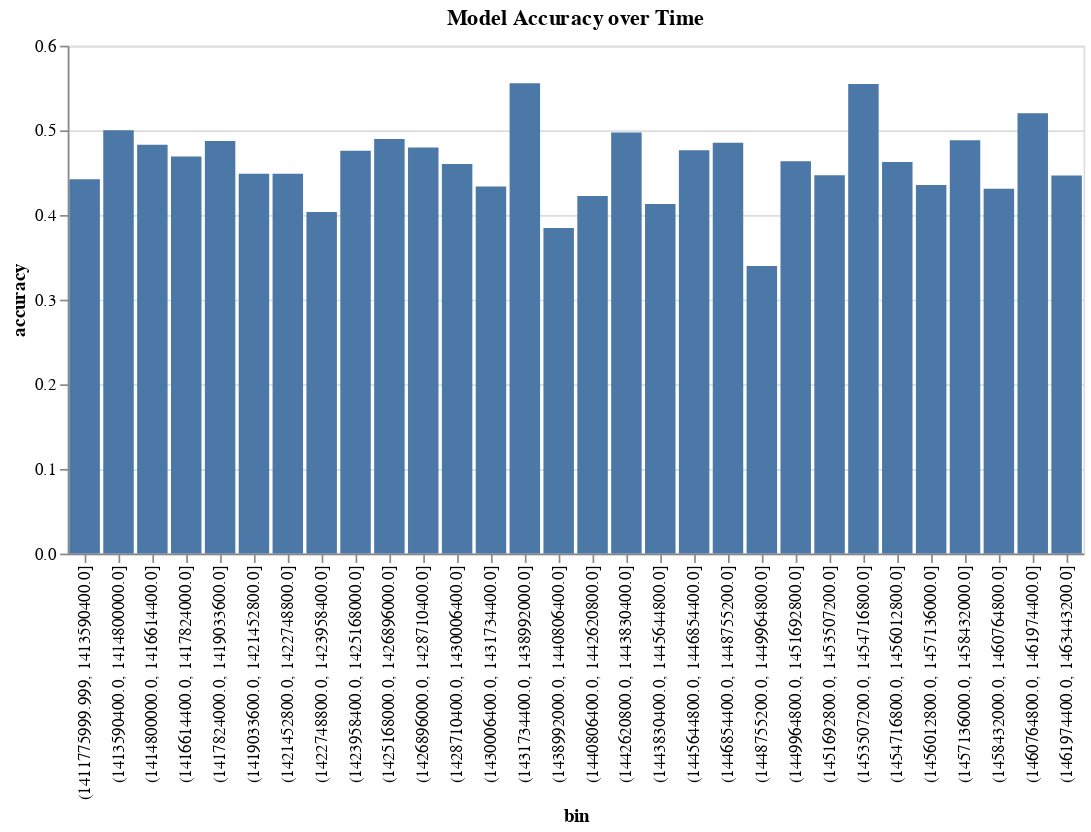

Notebook source saved alongside this figure:
### Code cell
alt.Chart(binned).mark_bar().encode(
    x='bin',
    y='accuracy',
).properties(title='Model Accuracy over Time')

### Figure 1 — Vega-Lite specification as saved in the notebook (floating-point values rounded to 4 significant figures)
{"config": {"view": {"continuousWidth": 300, "continuousHeight": 300}}, "data": {"name": "data-b4bf13af04f401648878f5c3ce346f95"}, "mark": {"type": "bar"}, "encoding": {"x": {"field": "bin", "type": "nominal"}, "y": {"field": "accuracy", "type": "quantitative"}}, "title": "Model Accuracy over Time", "$schema": "https://vega.github.io/schema/vega-lite/v5.16.3.json", "datasets": {"data-b4bf13af04f401648878f5c3ce346f95": [{"bin": "(1411775999.999, 1413590400.0]", "sum": 84, "count": 190, "accuracy": 0.4421}, {"bin": "(1413590400.0, 1414800000.0]", "sum": 81, "count": 162, "accuracy": 0.5}, {"bin": "(1414800000.0, 1416614400.0]", "sum": 71, "count": 147, "accuracy": 0.483}, {"bin": "(1416614400.0, 1417824000.0]", "sum": 76, "count": 162, "accuracy": 0.4691}, {"bin": "(1417824000.0, 1419033600.0]", "sum": 77, "count": 158, "accuracy": 0.4873}, {"bin": "(1419033600.0, 1421452800.0]", "sum": 83, "count": 185, "accuracy": 0.4486}, {"bin": "(1421452800.0, 1422748800.0]", "sum": 70, "count": 156, "accuracy": 0.4487}, {"bin": "(1422748800.0, 1423958400.0]", "sum": 67, "count": 166, "accuracy": 0.4036}, {"bin": "(1423958400.0, 1425168000.0]", "sum": 69, "count": 145, "accuracy": 0.4759}, {"bin": "(1425168000.0, 1426896000.0]", "sum": 96, "count": 196, "accuracy": 0.4898}, {"bin": "(1426896000.0, 1428710400.0]", "sum": 71, "count": 148, "accuracy": 0.4797}, {"bin": "(1428710400.0, 1430006400.0]", "sum": 75, "count": 163, "accuracy": 0.4601}, {"bin": "(1430006400.0, 1431734400.0]", "sum": 72, "count": 166, "accuracy": 0.4337}, {"bin": "(1431734400.0, 1438992000.0]", "sum": 80, "count": 144, "accuracy": 0.5556}, {"bin": "(1438992000.0, 1440806400.0]", "sum": 75, "count": 195, "accuracy": 0.3846}, {"bin": "(1440806400.0, 1442620800.0]", "sum": 60, "count": 142, "accuracy": 0.4225}, {"bin": "(1442620800.0, 1443830400.0]", "sum": 93, "count": 187, "accuracy": 0.4973}, {"bin": "(1443830400.0, 1445644800.0]", "sum": 57, "count": 138, "accuracy": 0.413}, {"bin": "(1445644800.0, 1446854400.0]", "sum": 81, "count": 170, "accuracy": 0.4765}, {"bin": "(1446854400.0, 1448755200.0]", "sum": 83, "count": 171, "accuracy": 0.4854}, {"bin": "(1448755200.0, 1449964800.0]", "sum": 53, "count": 156, "accuracy": 0.3397}, {"bin": "(1449964800.0, 1451692800.0]", "sum": 70, "count": 151, "accuracy": 0.4636}, {"bin": "(1451692800.0, 1453507200.0]", "sum": 80, "count": 179, "accuracy": 0.4469}, {"bin": "(1453507200.0, 1454716800.0]", "sum": 91, "count": 164, "accuracy": 0.5549}, {"bin": "(1454716800.0, 1456012800.0]", "sum": 74, "count": 160, "accuracy": 0.4625}, {"bin": "(1456012800.0, 1457136000.0]", "sum": 64, "count": 147, "accuracy": 0.4354}, {"bin": "(1457136000.0, 1458432000.0]", "sum": 83, "count": 170, "accuracy": 0.4882}, {"bin": "(1458432000.0, 1460764800.0]", "sum": 75, "count": 174, "accuracy": 0.431}, {"bin": "(1460764800.0, 1461974400.0]", "sum": 77, "count": 148, "accuracy": 0.5203}, {"bin": "(1461974400.0, 1463443200.0]", "sum": 71, "count": 159, "accuracy": 0.4465}]}}
